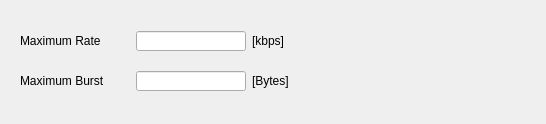
          <widget class="QWidget" name="TabPage3" >
           <property name="geometry" >
            <rect>
             <x>0</x>
             <y>0</y>
             <width>546</width>
             <height>124</height>
            </rect>
           </property>
           <attribute name="title" >
            <string>Rate</string>
           </attribute>
           <widget class="QWidget" name="layoutWidget16" >
            <property name="geometry" >
             <rect>
              <x>20</x>
              <y>30</y>
              <width>266</width>
              <height>22</height>
             </rect>
            </property>
            <layout class="QHBoxLayout" >
             <item>
              <widget class="QLabel" name="textLabel25" >
               <property name="enabled" >
                <bool>true</bool>
               </property>
               <property name="minimumSize" >
                <size>
                 <width>110</width>
                 <height>20</height>
                </size>
               </property>
               <property name="maximumSize" >
                <size>
                 <width>110</width>
                 <height>20</height>
                </size>
               </property>
               <property name="text" >
                <string>Maximum Rate</string>
               </property>
               <property name="wordWrap" >
                <bool>false</bool>
               </property>
              </widget>
             </item>
             <item>
              <widget class="QLineEdit" name="rateRate" >
               <property name="minimumSize" >
                <size>
                 <width>110</width>
                 <height>20</height>
                </size>
               </property>
               <property name="maximumSize" >
                <size>
                 <width>110</width>
                 <height>20</height>
                </size>
               </property>
               <property name="toolTip" >
                <string>if there is no value, the folowing field will be ignored</string>
               </property>
               <property name="alignment" >
                <set>Qt::AlignRight</set>
               </property>
              </widget>
             </item>
             <item>
              <widget class="QLabel" name="textLabel24" >
               <property name="toolTip" >
                <string>kilo bits per second</string>
               </property>
               <property name="text" >
                <string>[kbps]</string>
               </property>
               <property name="wordWrap" >
                <bool>false</bool>
               </property>
              </widget>
             </item>
            </layout>
           </widget>
           <widget class="QWidget" name="layoutWidget17" >
            <property name="geometry" >
             <rect>
              <x>20</x>
              <y>70</y>
              <width>271</width>
              <height>22</height>
             </rect>
            </property>
            <layout class="QHBoxLayout" >
             <item>
              <widget class="QLabel" name="textLabel26" >
               <property name="enabled" >
                <bool>true</bool>
               </property>
               <property name="minimumSize" >
                <size>
                 <width>110</width>
                 <height>20</height>
                </size>
               </property>
               <property name="maximumSize" >
                <size>
                 <width>110</width>
                 <height>20</height>
                </size>
               </property>
               <property name="text" >
                <string>Maximum Burst</string>
               </property>
               <property name="wordWrap" >
                <bool>false</bool>
               </property>
              </widget>
             </item>
             <item>
              <widget class="QLineEdit" name="rateBurst" >
               <property name="enabled" >
                <bool>true</bool>
               </property>
               <property name="minimumSize" >
                <size>
                 <width>110</width>
                 <height>20</height>
                </size>
               </property>
               <property name="maximumSize" >
                <size>
                 <width>110</width>
                 <height>20</height>
                </size>
               </property>
               <property name="toolTip" >
                <string/>
               </property>
               <property name="alignment" >
                <set>Qt::AlignRight</set>
               </property>
              </widget>
             </item>
             <item>
              <widget class="QLabel" name="textLabel31" >
               <property name="enabled" >
                <bool>true</bool>
               </property>
               <property name="text" >
                <string>[Bytes]</string>
               </property>
               <property name="wordWrap" >
                <bool>false</bool>
               </property>
              </widget>
             </item>
            </layout>
           </widget>
          </widget>
